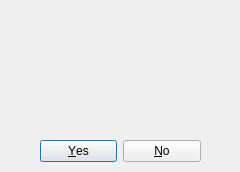
<?xml version="1.0" encoding="UTF-8"?>
<ui version="4.0">
 <class>Dialog</class>
 <widget class="QDialog" name="Dialog">
  <property name="geometry">
   <rect>
    <x>0</x>
    <y>0</y>
    <width>240</width>
    <height>172</height>
   </rect>
  </property>
  <property name="maximumSize">
   <size>
    <width>240</width>
    <height>180</height>
   </size>
  </property>
  <property name="cursor">
   <cursorShape>ArrowCursor</cursorShape>
  </property>
  <property name="windowTitle">
   <string>Question</string>
  </property>
  <property name="windowIcon">
   <iconset>
    <normaloff>assets/warning.svg</normaloff>assets/warning.svg</iconset>
  </property>
  <property name="sizeGripEnabled">
   <bool>false</bool>
  </property>
  <widget class="QLabel" name="msgText">
   <property name="geometry">
    <rect>
     <x>70</x>
     <y>20</y>
     <width>151</width>
     <height>101</height>
    </rect>
   </property>
   <property name="focusPolicy">
    <enum>Qt::ClickFocus</enum>
   </property>
   <property name="frameShape">
    <enum>QFrame::NoFrame</enum>
   </property>
   <property name="frameShadow">
    <enum>QFrame::Plain</enum>
   </property>
   <property name="text">
    <string/>
   </property>
   <property name="textFormat">
    <enum>Qt::AutoText</enum>
   </property>
   <property name="alignment">
    <set>Qt::AlignLeading|Qt::AlignLeft|Qt::AlignTop</set>
   </property>
   <property name="wordWrap">
    <bool>true</bool>
   </property>
   <property name="textInteractionFlags">
    <set>Qt::LinksAccessibleByMouse</set>
   </property>
  </widget>
  <widget class="QLabel" name="warningIcon">
   <property name="geometry">
    <rect>
     <x>1</x>
     <y>40</y>
     <width>61</width>
     <height>61</height>
    </rect>
   </property>
   <property name="focusPolicy">
    <enum>Qt::ClickFocus</enum>
   </property>
   <property name="text">
    <string/>
   </property>
   <property name="pixmap">
    <pixmap>assets/warning.svg</pixmap>
   </property>
   <property name="scaledContents">
    <bool>true</bool>
   </property>
  </widget>
  <widget class="QDialogButtonBox" name="buttonBox">
   <property name="geometry">
    <rect>
     <x>40</x>
     <y>140</y>
     <width>161</width>
     <height>22</height>
    </rect>
   </property>
   <property name="orientation">
    <enum>Qt::Horizontal</enum>
   </property>
   <property name="standardButtons">
    <set>QDialogButtonBox::No|QDialogButtonBox::Yes</set>
   </property>
  </widget>
 </widget>
 <resources/>
 <connections/>
</ui>
